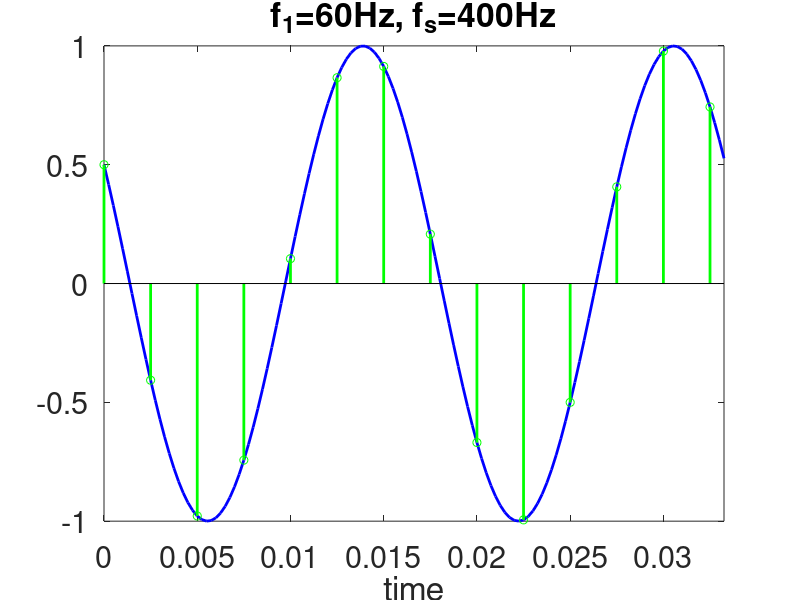
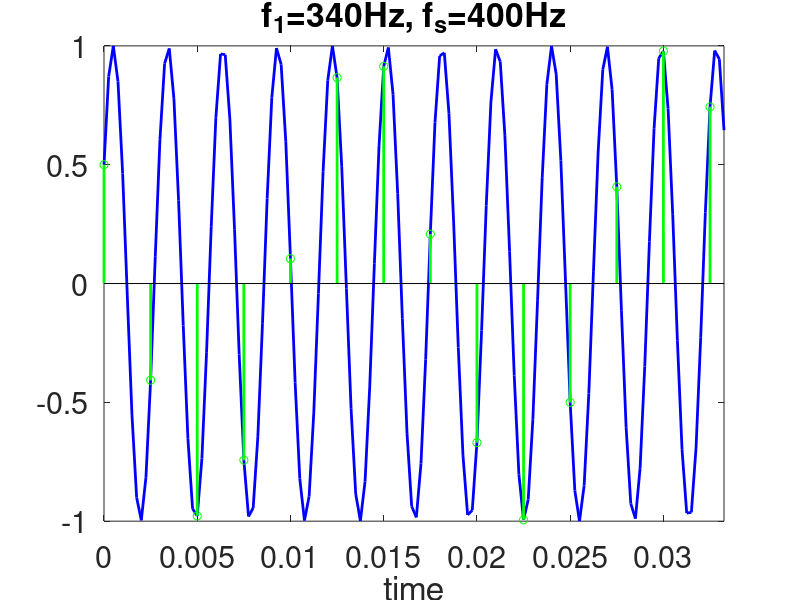
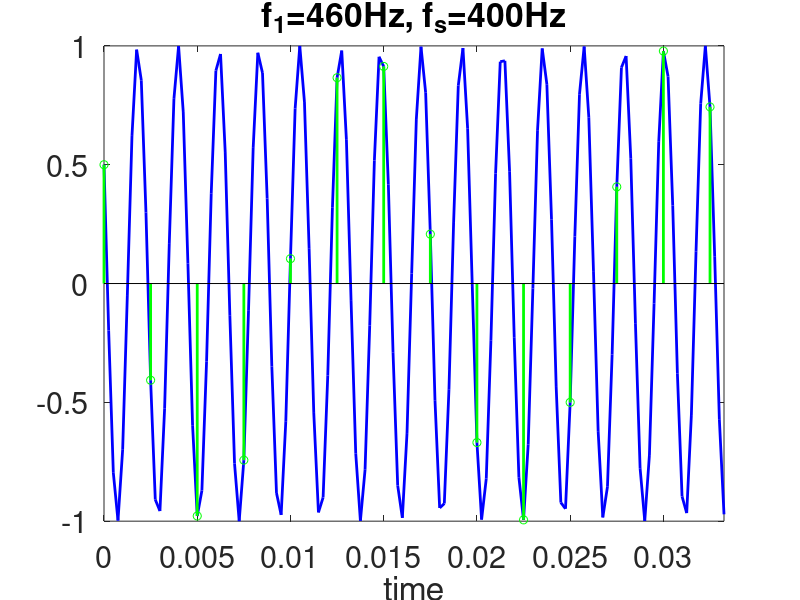

Write the MATLAB code that produced these figures, in order.
clc
clear
close all

ta = 0:1/4000:2/60; % analog time axis
xa1 = cos(2*pi*60*ta+pi/3);
xa2 = cos(2*pi*340*ta-pi/3);
xa3 = cos(2*pi*460*ta+pi/3);
tn = 0:1/400:2/60; % discrete-time axis as n*Ts
xn1 = cos(2*pi*60*tn+pi/3);
xn2 = cos(2*pi*340*tn-pi/3);
xn3 = cos(2*pi*460*tn+pi/3);

h = figure;
hold on 
box on
plot(ta, xa1, 'b', 'LineWidth', 2)
stem(tn, xn1, 'g', 'LineWidth', 2)
xlim([min(ta),max(ta)])
xlabel('time','FontSize',22)
title('f_1=60Hz, f_s=400Hz','FontSize',22)
set(gca, 'fontsize', 22)
saveas(h, 'alias01.eps', 'eps2c')

h = figure;
hold on 
box on
plot(ta, xa2, 'b', 'LineWidth', 2)
stem(tn, xn2, 'g', 'LineWidth', 2)
xlim([min(ta),max(ta)])
title('f_1=340Hz, f_s=400Hz','FontSize',22)
xlabel('time','FontSize',22)
set(gca, 'fontsize', 22)
saveas(h, 'alias02.eps', 'eps2c')

h = figure;
hold on 
box on
plot(ta, xa3, 'b', 'LineWidth', 2)
stem(tn, xn3, 'g', 'LineWidth', 2)
title('f_1=460Hz, f_s=400Hz','FontSize',22)
xlim([min(ta),max(ta)])
xlabel('time','FontSize',22)
set(gca, 'fontsize', 22)
saveas(h, 'alias03.eps', 'eps2c')